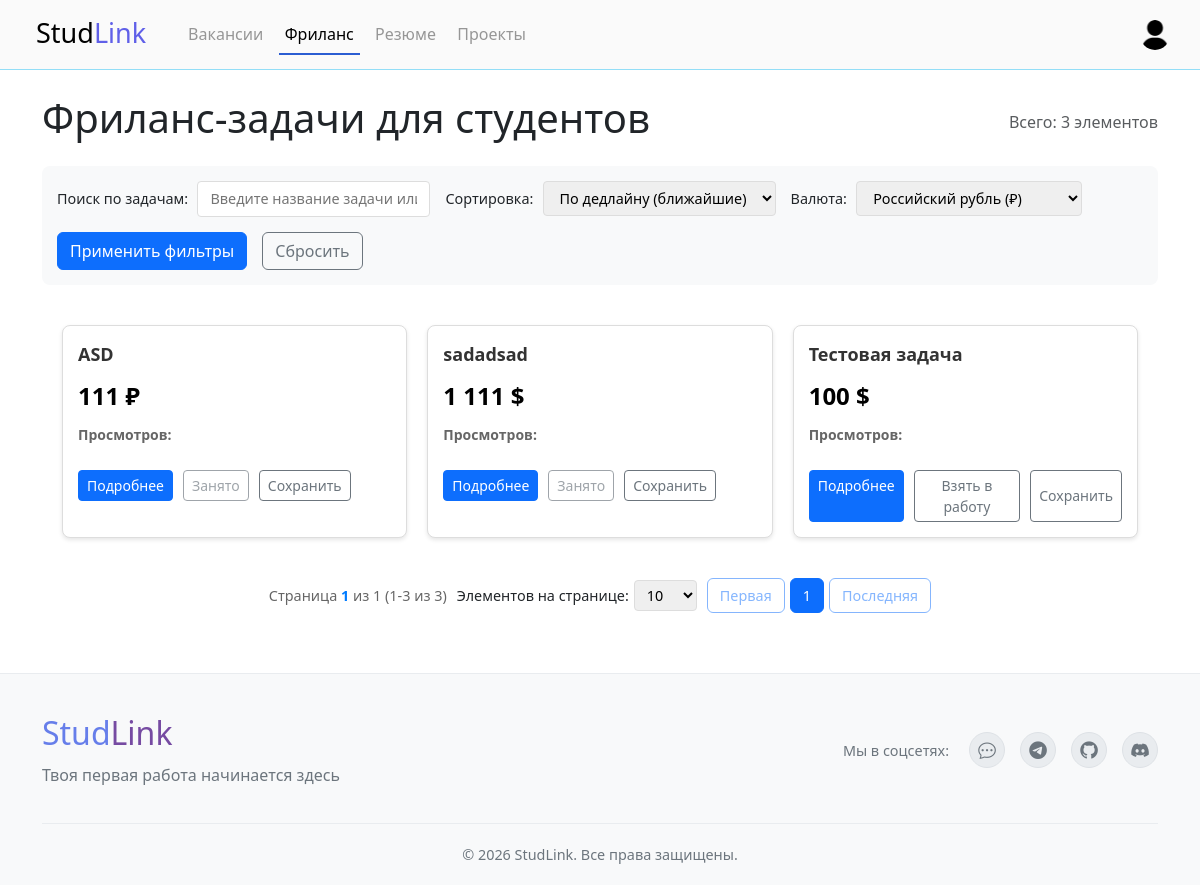
Screenshot of /freelance-tasks/ (signed in) with the database file from the repository.
### myapp/models.py (models this page shows, shortened)
class FreelanceTask(models.Model):
    creator = models.ForeignKey(User, on_delete=models.CASCADE, related_name='created_tasks')
    executor = models.ForeignKey(User, on_delete=models.SET_NULL, null=True, blank=True, related_name='executed_tasks')
    title = models.CharField(max_length=200)
    description = models.TextField()
    deadline = models.DateTimeField()
    currency = models.ForeignKey(Currency, on_delete=models.PROTECT, default=1)  # Валюта задачи (USD, EUR, RUB)
    cost = models.DecimalField(max_digits=12, decimal_places=2)  # Стоимость в указанной валюте
    currency_rate_date = models.DateField(null=True, blank=True)  # Дата последнего обновления курса
    currency_rate = models.DecimalField(max_digits=10, decimal_places=6, default=1.0)  # Коэффициент пересчета (1 USD = 90 RUB)
    interactions = GenericRelation(Interaction, related_query_name='freelance_tasks')

class Currency(models.Model):
    code = models.CharField(max_length=3, unique=True)  # Код валюты по ISO 4217 (USD, EUR, RUB)
    name = models.CharField(max_length=50)  # Полное название валюты (Доллар США, Евро, Российский рубль)
    symbol = models.CharField(max_length=5)  # Символ валюты ($, €, ₽)
    rate = models.DecimalField(max_digits=10, decimal_places=6, default=1.0)  # Текущий курс к базовой валюте
    rate_date = models.DateField(null=True, blank=True)  # Дата последнего обновления курса

### myapp/views.py (the view, shortened to what this page needs)
# urls.py: path('freelance-tasks/', views.freelance_task_list, name='freelance_task_list'),
def freelance_task_list(request):
    search_query = request.GET.get('search', '')
    sort_by = request.GET.get('sort', 'deadline')
    page_size = request.GET.get('page_size', 10)
    currency_code = request.GET.get('currency', 'RUB')
    tasks = FreelanceTask.objects.select_related('creator', 'executor', 'currency').prefetch_related('interactions')
    if search_query:
        tasks = tasks.filter(
            Q(title__icontains=search_query) |
            Q(description__icontains=search_query)
        )
    if sort_by == 'title_asc':
        tasks = tasks.order_by('title')
    elif sort_by == 'title_desc':
        tasks = tasks.order_by('-title')
    elif sort_by == 'date_asc':
        tasks = tasks.order_by('created_at')
    elif sort_by == 'date_desc':
        tasks = tasks.order_by('-created_at')
    elif sort_by == 'deadline_asc':
        tasks = tasks.order_by('deadline')
    else:  # deadline по умолчанию
        tasks = tasks.order_by('deadline')
    paginator = Paginator(tasks, page_size)
    page_number = request.GET.get('page')
    try:
        page_obj = paginator.get_page(page_number)
    except PageNotAnInteger:
        page_obj = paginator.get_page(1)
    except EmptyPage:
        page_obj = paginator.get_page(paginator.num_pages)
    page_range = get_page_range(page_obj.number, paginator.num_pages)
    currencies = Currency.objects.all().order_by('code')
    context = {
        'page_obj': page_obj,
        'paginator': paginator,
        'page_range': page_range,
        'page_size': int(page_size),
        'search_query': search_query,
        'sort_by': sort_by,
        'currencies': currencies,
        'selected_currency': currency_code,
    }
    return render(request, 'freelance_task_list.html', context)

### myapp/templatetags/currency_tags.py (called while the page is built)
@register.filter
def format_salary_with_spaces(amount):
    try:
        num = int(float(amount))
        return f"{num:,}".replace(',', ' ')
    except (ValueError, TypeError):
        return str(amount)

### myapp/views.py (called while the page is built)
def get_page_range(current_page, total_pages, max_pages=7):
    if total_pages <= max_pages:
        return range(1, total_pages + 1)
    start = max(1, current_page - max_pages // 2)
    end = min(total_pages, start + max_pages - 1)
    if end - start < max_pages - 1:
        start = max(1, end - max_pages + 1)
    return range(start, end + 1)

### myapp/templates/freelance_task_list.html (shortened to what this page needs)
{% extends "pagination_template.html" %}
{% load static %}
{% load currency_tags %}
{% block page_title %}Фриланс-задачи для студентов{% endblock %}
{% block filters %}
<div class="filters-section" id="filters-section">
    <div class="form-group">
        <label for="search-input">Поиск по задачам:</label>
        <input type="text" id="search-input" placeholder="Введите название задачи или ключевые слова...">
    </div>
    <div class="form-group">
        <label for="sort-select">Сортировка:</label>
        <select id="sort-select">
            <option value="deadline" {% if sort_by == 'deadline' %}selected{% endif %}>По дедлайну (ближайшие)</option>
        </select>
    </div>
    <div class="form-group">
        <label for="currency-select">Валюта:</label>
        <select id="currency-select" onchange="changeCurrency()">
            {% for currency in currencies %}
                <option value="{{ currency.code }}" {% if currency.code == selected_currency %}selected{% endif %}>
                    {{ currency.name }} ({{ currency.symbol }})
                </option>
            {% endfor %}
        </select>
    </div>
    <button class="btn btn-primary" onclick="applyFilters()">Применить фильтры</button>
    <button class="btn btn-outline-secondary" onclick="resetFilters()">Сбросить</button>
</div>
{% endblock %}
{% block item_card %}
{% if page_obj %}
<div class="item-card">
    <div class="item-title">{{ item.title }}</div>
    <div class="item-meta">
        <div class="cost-large">
            <span id="cost-{{ item.id }}-{{ selected_currency }}">
                {{ item.cost|format_salary_with_spaces }} {{ item.currency.symbol }}
            </span>
        </div>
        <div><strong>Просмотров:</strong> {{ item.views_count }}</div>
    </div>
    <div class="item-actions">
        <a href="{% url 'task_detail' item.id %}" class="btn btn-primary btn-sm">Подробнее</a>
        {% if user.is_authenticated %}
            {% if not item.executor %}
                <button class="btn btn-outline-secondary btn-sm" onclick="applyToTask({{ item.id }})">Взять в работу</button>
            {% else %}
                <button class="btn btn-outline-secondary btn-sm" disabled>Занято</button>
            {% endif %}
        {% else %}
            <button class="btn btn-outline-secondary btn-sm" onclick="showLoginRequired()">Взять в работу</button>
        {% endif %}
        <button class="btn btn-outline-secondary btn-sm" onclick="saveTask({{ item.id }})">Сохранить</button>
    </div>
</div>
{% endif %}
{% endblock %}

### myapp/static/css/base.css (style rules this page uses)
body { margin: 0px; }
.cost-large { font-size: 1.5rem; font-weight: bold; color: #000000; margin-bottom: 10px; }

### myapp/templates/pagination_template.html (style rules this page uses)
.item-card { border: 1px solid #ddd; border-radius: 8px; padding: 15px; background: #fff; box-shadow: 0 2px 4px rgba(0,0,0,0.1); height: 100%; display: flex; flex-direction: column; box-sizing: border-box; min-width: 0; }
.item-title { font-size: 18px; font-weight: bold; margin-bottom: 10px; color: #333; }
.item-meta { font-size: 14px; color: #666; margin-bottom: 10px; }
.item-actions { display: flex; gap: 10px; margin-top: 15px; }
.filters-section { background: #f8f9fa; padding: 15px; border-radius: 8px; margin-bottom: 20px; display: flex; gap: 15px; flex-wrap: wrap; align-items: center; }
.filters-section .form-group { margin-bottom: 0; }
.filters-section label { font-size: 0.9rem; margin-right: 5px; }
.filters-section input, .filters-section select { padding: 6px 12px; border: 1px solid #ddd; border-radius: 4px; font-size: 0.9rem; }

### rows the page displays
FreelanceTask: title "ASD", cost "111", currency.symbol "₽", shows "Занято"
FreelanceTask: title "sadadsad", cost "1 111", currency.symbol "$", shows "Занято"
FreelanceTask: title "Тестовая задача", cost "100", currency.symbol "$"

### other values shown
{{ paginator.count }} "3"
{{ page_obj.number }} "1"
{{ paginator.num_pages }} "1"
{{ page_obj.start_index }} "1"
{{ page_obj.end_index }} "3"
{{ num }} "1"
form field value "Российский рубль (₽)"
